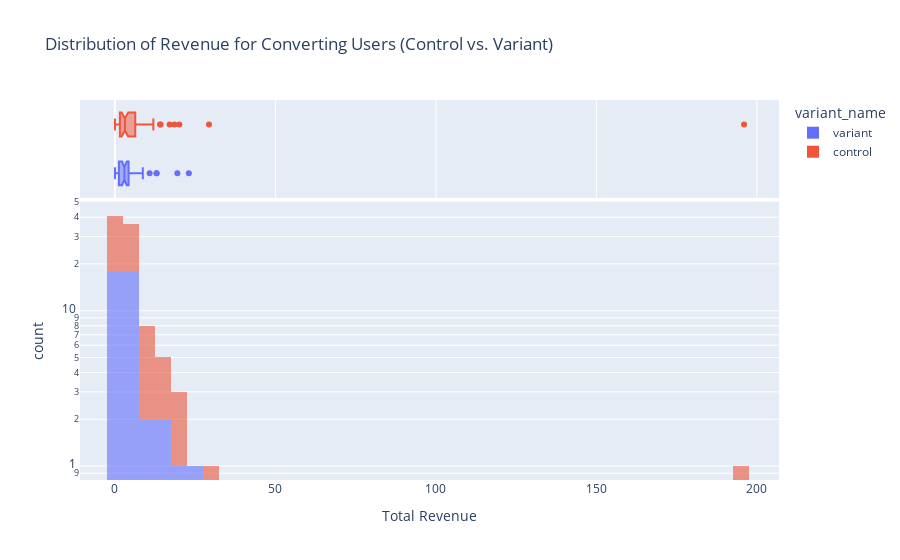

Notebook source saved alongside this figure:
### Markdown cell above
While the raw lift shows a dramatic difference, we must validate the appropriate statistical approach. Simple Frequentist tests (like the t-test) rely on assumptions of normality and high sample size.

### Code cell
# Filtering the DataFrame to include only the converting users (revenue > 0)
df_converted = df[df['total_revenue'] > 0] 
fig = px.histogram(
    df_converted,
    x="total_revenue",
    color="variant_name",
    marginal="box",
    title="Distribution of Revenue for Converting Users (Control vs. Variant)",
    opacity=0.6,
    nbins=50, 
    log_y=True,
    labels={
        'total_revenue': 'Total Revenue'
    } 
)
fig.show()

### Figure 1 — Plotly figure (JSON) as saved in the notebook; plotly's stock layout.template omitted (floating-point values rounded to 4 significant figures)
{"data": [{"bingroup": "x", "hovertemplate": "variant_name=variant<br>Total Revenue=%{x}<br>count=%{y}<extra></extra>", "legendgroup": "variant", "marker": {"color": "#636efa", "opacity": 0.6, "pattern": {"shape": ""}}, "name": "variant", "nbinsx": 50, "orientation": "v", "showlegend": true, "type": "histogram", "x": [2.99, 3.75, 3.98, 3.0, 2.14, 2.95, 1.3, 1.0, 4.52, 1.23, 10.82, 4.27, 0.04, 19.47, 5.98, 0.6, 2.72, 3.83, 1.01, 1.51, 12.99, 2.5, 3.25, 7.27, 12.99, 3.28, 3.75, 0.02, 23.04, 1.51, 3.41, 1.75, 4.27, 0.9, 8.7, 0.06, 1.25, 2.17, 0.5, 2.27, 5.08, 1.25], "xaxis": "x", "yaxis": "y"}, {"hovertemplate": "variant_name=variant<br>Total Revenue=%{x}<extra></extra>", "legendgroup": "variant", "marker": {"color": "#636efa"}, "name": "variant", "notched": true, "showlegend": false, "type": "box", "x": [2.99, 3.75, 3.98, 3.0, 2.14, 2.95, 1.3, 1.0, 4.52, 1.23, 10.82, 4.27, 0.04, 19.47, 5.98, 0.6, 2.72, 3.83, 1.01, 1.51, 12.99, 2.5, 3.25, 7.27, 12.99, 3.28, 3.75, 0.02, 23.04, 1.51, 3.41, 1.75, 4.27, 0.9, 8.7, 0.06, 1.25, 2.17, 0.5, 2.27, 5.08, 1.25], "xaxis": "x2", "yaxis": "y2"}, {"bingroup": "x", "hovertemplate": "variant_name=control<br>Total Revenue=%{x}<br>count=%{y}<extra></extra>", "legendgroup": "control", "marker": {"color": "#EF553B", "opacity": 0.6, "pattern": {"shape": ""}}, "name": "control", "nbinsx": 50, "orientation": "v", "showlegend": true, "type": "histogram", "x": [1.25, 4.33, 18.56, 4.33, 2.99, 4.27, 0.23, 20.07, 2.17, 2.01, 11.98, 8.66, 4.33, 1.56, 14.07, 14.24, 0.58, 29.32, 1.01, 9.99, 2.02, 8.66, 0.86, 196.0, 3.99, 1.0, 0.02, 3.25, 2.16, 17.05, 4.98, 0.02, 4.52, 1.01, 4.87, 6.35, 0.04, 0.5, 10.63, 3.25, 2.93, 1.78, 4.95, 2.6, 1.25, 1.25, 9.91, 1.66, 2.17, 2.22, 2.99, 3.58, 2.34, 3.79], "xaxis": "x", "yaxis": "y"}, {"hovertemplate": "variant_name=control<br>Total Revenue=%{x}<extra></extra>", "legendgroup": "control", "marker": {"color": "#EF553B"}, "name": "control", "notched": true, "showlegend": false, "type": "box", "x": [1.25, 4.33, 18.56, 4.33, 2.99, 4.27, 0.23, 20.07, 2.17, 2.01, 11.98, 8.66, 4.33, 1.56, 14.07, 14.24, 0.58, 29.32, 1.01, 9.99, 2.02, 8.66, 0.86, 196.0, 3.99, 1.0, 0.02, 3.25, 2.16, 17.05, 4.98, 0.02, 4.52, 1.01, 4.87, 6.35, 0.04, 0.5, 10.63, 3.25, 2.93, 1.78, 4.95, 2.6, 1.25, 1.25, 9.91, 1.66, 2.17, 2.22, 2.99, 3.58, 2.34, 3.79], "xaxis": "x2", "yaxis": "y2"}], "layout": {"barmode": "relative", "legend": {"title": {"text": "variant_name"}, "tracegroupgap": 0}, "title": {"text": "Distribution of Revenue for Converting Users (Control vs. Variant)"}, "xaxis": {"anchor": "y", "domain": [0, 1], "title": {"text": "Total Revenue"}}, "xaxis2": {"anchor": "y2", "domain": [0, 1], "matches": "x", "showgrid": true, "showticklabels": false}, "yaxis": {"anchor": "x", "domain": [0, 0.7326], "title": {"text": "count"}, "type": "log"}, "yaxis2": {"anchor": "x2", "domain": [0.7426, 1], "matches": "y2", "showgrid": false, "showline": false, "showticklabels": false, "ticks": ""}}}
